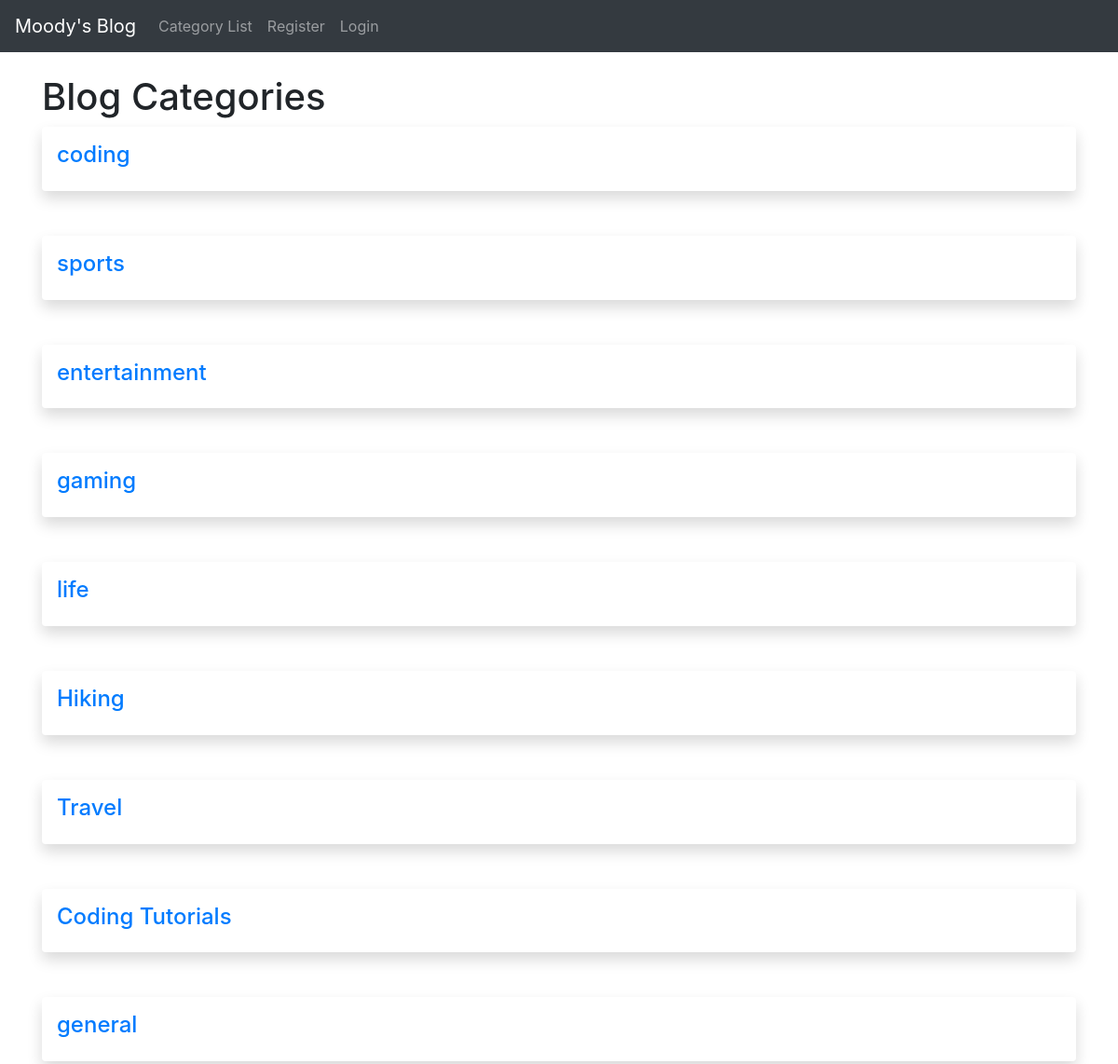
The page /category-list/ on the database its author committed.
### theblog/models.py (models this page shows, shortened)
class Category(models.Model):
    name = models.CharField(max_length=255)
    def __str__(self):
        return self.name

### theblog/views.py (the view)
# urls.py: path('category-list/', CategoryListView, name='category-list'),
def CategoryListView(request):
    cat_menu_list = Category.objects.all()
    return render(request, 'category_list.html', {'cat_menu_list': cat_menu_list})

### theblog/templates/category_list.html (shortened to what this page needs)
{% extends 'base.html' %}
{% block content %}
<h1>Blog Categories</h1>
    {% for item in cat_menu_list %}
        <div class="shadow p-3 mb-5 bg-body rounded">
            <h4><a href="{% url 'category' item|slugify %}">{{ item }}</a></h4>
        </div>
    {% endfor %}
{% endblock %}

### rows shown on the page
Category: name "coding"
Category: name "sports"
Category: name "entertainment"
Category: name "gaming"
Category: name "life"
Category: name "Hiking"
Category: name "Travel"
Category: name "Coding Tutorials"
Category: name "general"
